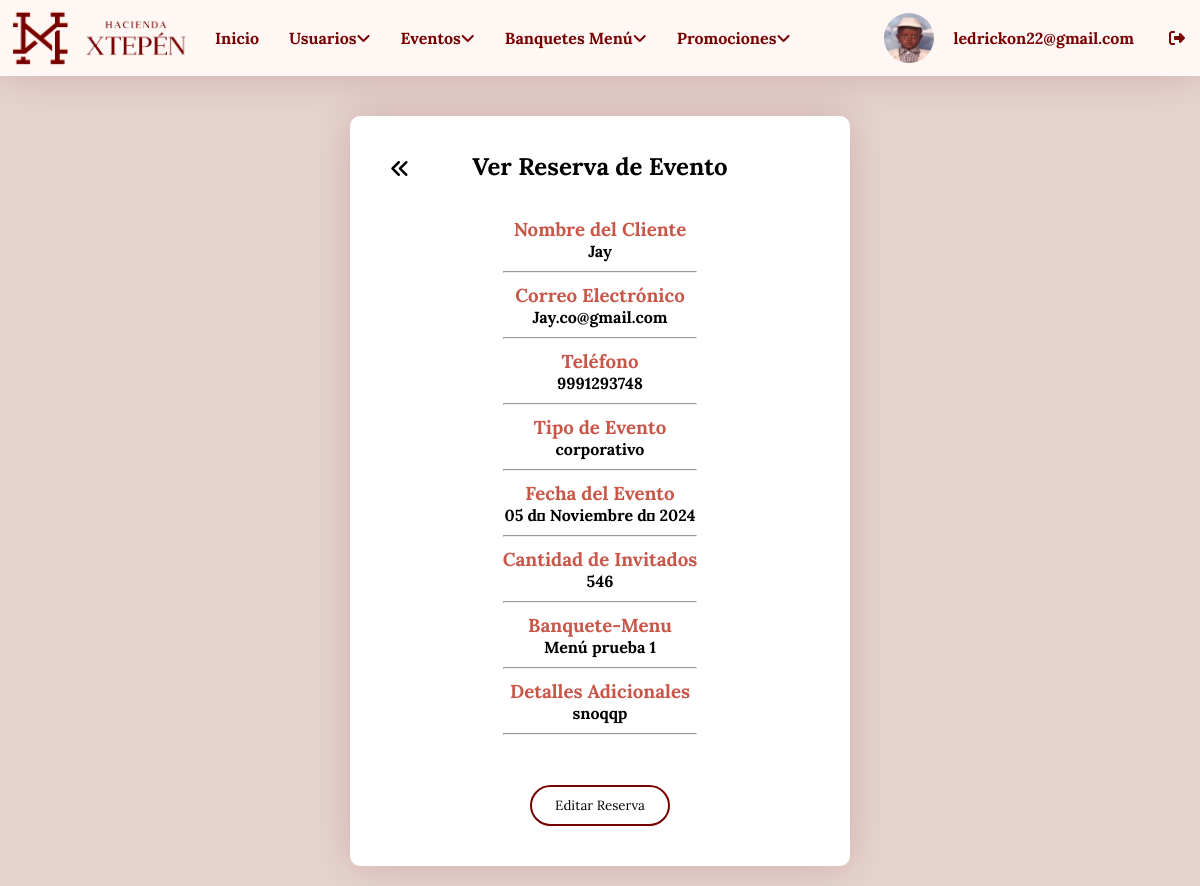
The page /login/ver_evento.php?id=27 (signed in) on the database its author committed.
### tables this page shows
CREATE TABLE `usuarios` (
  `id_usuario` int(11) NOT NULL,
  `nombre_completo` varchar(100) DEFAULT NULL,
  `roles` varchar(50) NOT NULL,
  `email` varchar(50) DEFAULT NULL,
  `contrasena` varchar(255) DEFAULT NULL,
  `fecha_nacimiento` date DEFAULT NULL,
  `foto` varchar(255) DEFAULT NULL,
  `acc` int(11) NOT NULL
);

CREATE TABLE `reservas_eventos` (
  `id` int(11) NOT NULL,
  `nombre` varchar(100) NOT NULL,
  `email` varchar(100) NOT NULL,
  `telefono` varchar(15) NOT NULL,
  `evento` varchar(50) NOT NULL,
  `fecha` date NOT NULL,
  `invitados` int(11) NOT NULL,
  `mensaje` text DEFAULT NULL,
  `fecha_reserva` timestamp NOT NULL DEFAULT current_timestamp(),
  `menu_banquete` int(11) DEFAULT NULL,
  `estado` varchar(10) DEFAULT 'pendiente'
);

CREATE TABLE `banquete_menu` (
  `id` int(11) NOT NULL,
  `nombre_menu` varchar(100) NOT NULL,
  `descripcion` text DEFAULT NULL,
  `imagen` varchar(255) DEFAULT NULL
);

### login/ver_evento.php (the view, shortened to what this page needs)
<!DOCTYPE html>
<html lang="es">
<head>
    <link rel="stylesheet" href="styles/stylesedtvr.css">
</head>
<body>
    <?php include "menu.php"; ?>
    <div class="container">
        <br>
        <div class="information">
            <h2>Ver Reserva de Evento</h2>
            <br>
            <a class="back" href="dashboard_eventos.php"><i class="fa-solid fa-angles-left"></i></a>
            <?php
            require "conexion.php";
            $id_reserva = isset($_GET['id']) ? intval($_GET['id']) : 0;
            $verreserva = "SELECT * FROM reservas_eventos
            INNER JOIN banquete_menu ON reservas_eventos.menu_banquete = banquete_menu.id
            WHERE reservas_eventos.id = '$id_reserva'";
            $resultado = mysqli_query($conectar, $verreserva);
            $fila = $resultado->fetch_array();
            function convertir_mes_espanol($fecha) {
                $meses_ingles = array('January', 'February', 'March', 'April', 'May', 'June', 'July', 'August', 'September', 'October', 'November', 'December');
                $meses_espanol = array('Enero', 'Febrero', 'Marzo', 'Abril', 'Mayo', 'Junio', 'Julio', 'Agosto', 'Septiembre', 'Octubre', 'Noviembre', 'Diciembre');
                return str_replace($meses_ingles, $meses_espanol, date("d \d\e F \d\e Y", strtotime($fecha)));
            }
            $fecha = convertir_mes_espanol($fila["fecha"]);
            ?>
            <div class="contenedor_usuario">
                <h3>Nombre del Cliente</h3>
                <h4><?php echo $fila["nombre"]; ?></h4>
                <hr>
                <h3>Correo Electrónico</h3>
                <h4><?php echo $fila["email"]; ?></h4>
                <hr>
                <h3>Teléfono</h3>
                <h4><?php echo $fila["telefono"]; ?></h4>
                <hr>
                <h3>Tipo de Evento</h3>
                <h4><?php echo $fila["evento"]; ?></h4>
                <hr>
                <h3>Fecha del Evento</h3>
                <h4><?php echo $fecha; ?></h4>
                <hr>
                <h3>Cantidad de Invitados</h3>
                <h4><?php echo $fila["invitados"]; ?></h4>
                <hr>
                <h3>Banquete-Menu</h3>
                <h4><?php echo $fila["nombre_menu"]; ?></h4>
                <hr>
                <h3>Detalles Adicionales</h3>
                <h4><?php echo $fila["mensaje"]; ?></h4>
                <hr>
                <br>
                <a href="editar_evento.php?id=<?php echo $id_reserva; ?>">
                    <button class="btn2">Editar Reserva</button>
                </a>
            </div>
        </div>
    </div>
</body>
</html>

### login/menu.php (shortened to what this page needs)
<?php
$usuario = $_SESSION['username'];
require "conexion.php";
$id_usuario = $_SESSION['id_usuario'];
$verusuario = "SELECT * FROM usuarios WHERE id_usuario = '$id_usuario'";
$resultado = mysqli_query($conectar, $verusuario);
$fila = $resultado -> fetch_array();
?>
<!DOCTYPE html>
<html lang="en">
<head>
    <link rel="stylesheet" href="styles/stylenavbar.css">
</head>
<body>
    <div class="container">
        <div class="tutorial">
            <ul>
                <div class="left-items">
                    <figure class="logo-left">
                        <img src="imagenes/xtepen-logo-750.gif" alt="">
                    </figure>
                    <li><a href="panel_administrativo.php">Inicio</a></li>
                    <li><a href="dashboard_usuarios.php">Usuarios<i class="fa fa-angle-down"></i>
                    </li>
                    <li><a href="dashboard_eventos.php">Eventos<i class="fa fa-angle-down"></i>
                    </li>
                    <li><a href="dashboard_banquetes.php">Banquetes Menú<i class="fa fa-angle-down"></i>
                    </li>
                    <li><a href="dashboard_promociones.php">Promociones<i class="fa fa-angle-down"></i>
                    </li>
                </div>
                <div class="right-items">
                <img id="fotoPerfil" class="ppic" src="<?php echo $fila["foto"]; ?>" alt="">
                    <li class="usuarioh4"><h4 class="usuarioh4"><?php echo $usuario; ?>
                </li>
                    <li><a href="salir.php"><i class="fa-solid fa-right-from-bracket"></i></a></li>
                </div>
            </ul>
        </div>
    </div>
</body>
</html>

### login/styles/stylesedtvr.css (style rules this page uses)
* { box-sizing: border-box; margin: 0; padding: 0; font-family: "Lora"; }
html, body { height: 100%; margin: 0; }
body { display: flex; flex-direction: column; background-color: #e5d3cf; }
.information { display: flex; position: relative; justify-content: center; align-items: center; margin:20px auto; padding: 20px; flex-direction: column; background-color: var(--Blanco); border-radius: 10px; max-width: 500px; box-shadow: 0px 0px 40px #7700002d; }
.information h2 { margin: 15px; }
hr { margin: 10px 0; }
.btn2 { margin: 20px; width: 140px; padding: 10px; font-family: "Lora"; background-color: var(--Blanco); border-radius: 50px; border: 2px var(--Texto) solid; }
.back { position: absolute; font-size: 20px; left: 40px; top: 40px; color: var(--Negro); }
.contenedor_usuario h3 { color: var(--Principal); }

### login/styles/stylenavbar.css (style rules this page uses)
* { box-sizing: border-box; margin: 0; padding: 0; }
.ppic { width: 50px; border-radius: 50px; margin: 10px 0; }
.ppic { width: 50px; border-radius: 50%; transition: transform 0.2s ease; cursor: pointer; }
.tutorial ul { font-size: 0; list-style-type: none; background-color: var(--Secundario); box-shadow: 0px 0px 40px #7700002d; }
.tutorial ul li { font-family: "Open Sans", sans-serif; font-size: 1rem; font-weight: 400; background-color: var(--Secundario); color: var(--Texto); display: inline-block; padding: 15px; position: relative; vertical-align: middle; }
.information { text-align: center; }
.tutorial a { text-decoration: none; color: var(--Texto); font-weight: 700; }
.usuarioh4 { color: var(--Texto); padding: 5px; }
ul { display: flex; justify-content: space-between; list-style-type: none; padding: 0; width: 100%; }
li { padding: 10px; }
.left-items { display: flex; align-items: center; }
.right-items { display: flex; align-items: center; }
.logo-left { width: 180px; margin: 10px ; }
.logo-left img { width: 100%; display: inline-block; }

### login/styles/colors.css (style rules this page uses)
:root { --Blanco: #fff; --Negro: #000; --GrisClaro: #ccc; --GrisOscuro: #333; --Principal: #c85749; --Secundario: #FFF7F4; --Texto: #770000; }

### rows shown on the page
usuarios: foto (picture)
reservas_eventos: nombre "Jay", email "Jay.co@gmail.com", telefono "9991293748", evento "corporativo", fecha "05 d\u001b Noviembre d\u001b 2024", invitados "546", menu_banquete.nombre_menu "Menú prueba 1", mensaje "snoqqp"

### other values the page prints
$usuario "ledrickon22@gmail.com"
